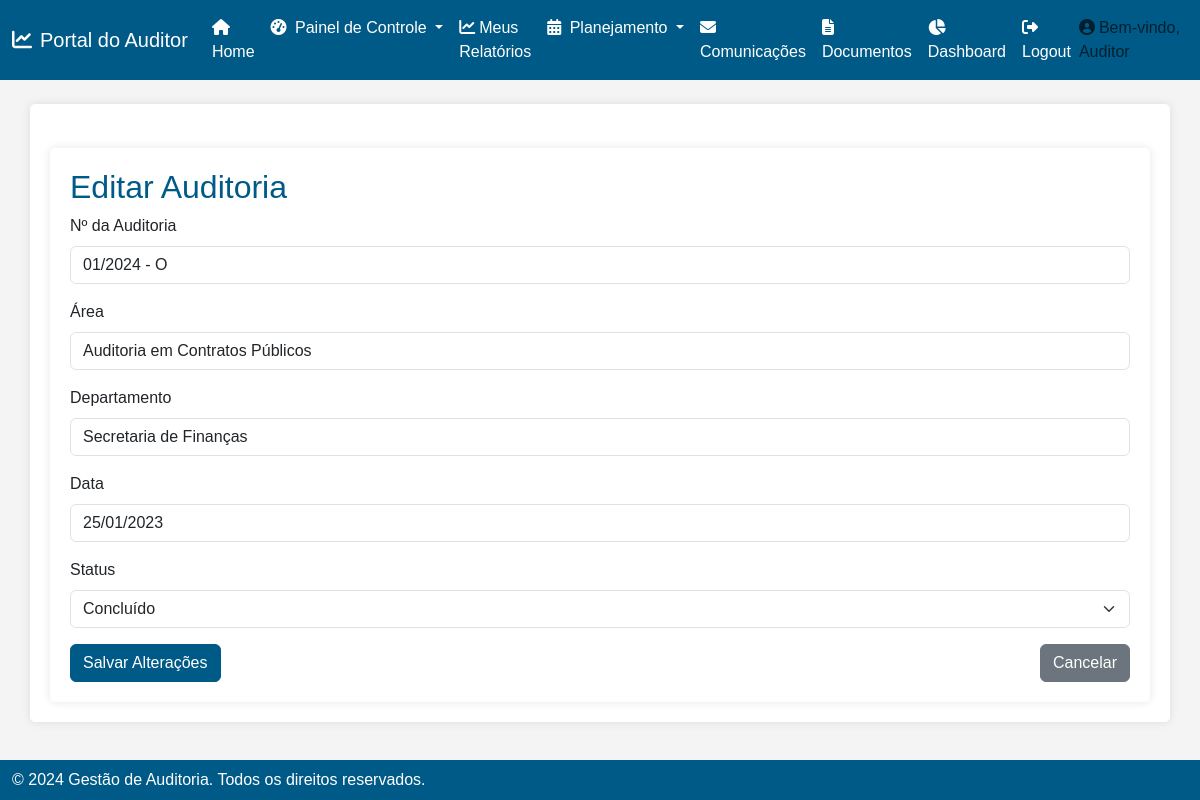
/editar_auditoria/1, run on an earlier commit of the app's database.
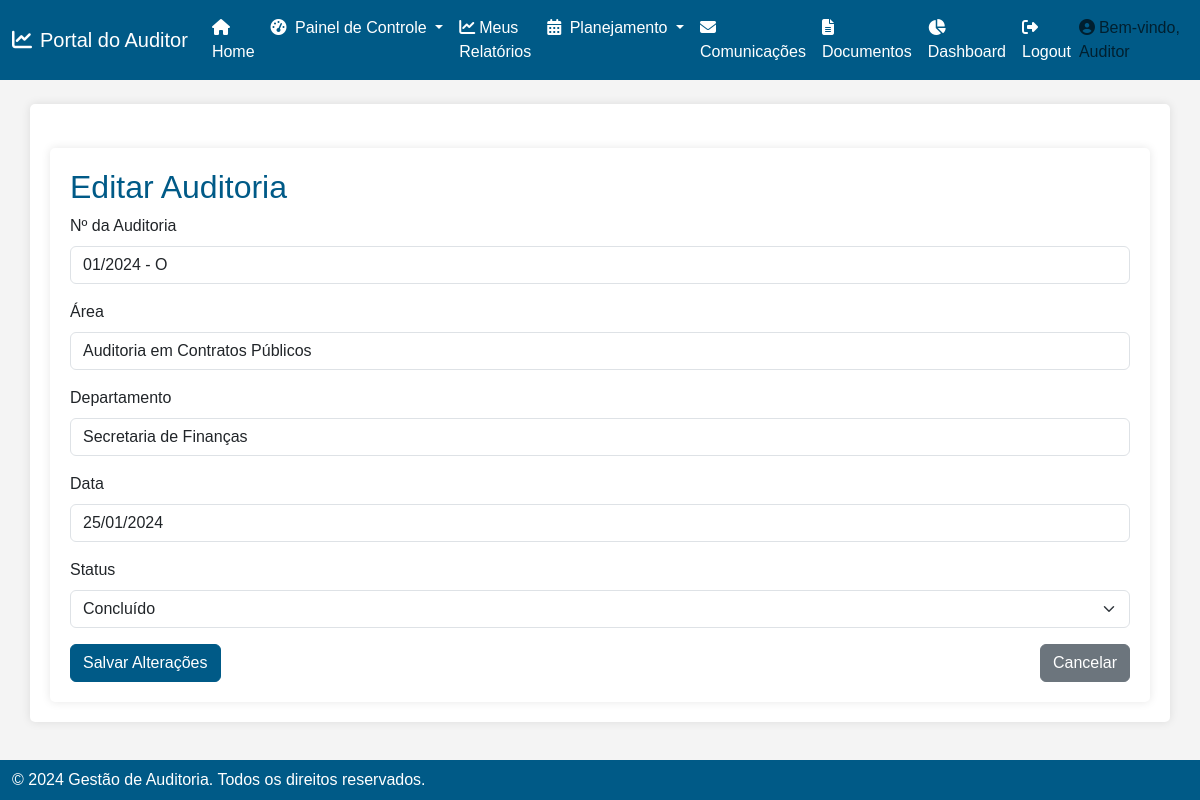
And on a later commit of the database.
### app.py (models this page shows)
class Auditoria(db.Model):
    id = db.Column(db.Integer, primary_key=True)
    numero_auditoria = db.Column(db.String(100), nullable=False)
    area = db.Column(db.String(100), nullable=False)
    departamento = db.Column(db.String(100), nullable=False)
    data = db.Column(db.Date, nullable=False)
    status = db.Column(db.String(50), nullable=False)  # Adicionando a coluna 'status'

### app.py (the view, shortened to what this page needs)
@app.route('/editar_auditoria/<int:id>', methods=['GET', 'POST'])
def editar_auditoria(id):
    auditoria = Auditoria.query.get_or_404(id)
    return render_template('editar_auditoria.html', auditoria=auditoria)

### templates/editar_auditoria.html (shortened to what this page needs)
{% extends "base.html" %}
{% block content %}
    <div class="container mt-4">
        <h2>Editar Auditoria</h2>
        <form method="POST">
            <div class="mb-3">
                <label for="numero_auditoria" class="form-label">Nº da Auditoria</label>
                <input type="text" class="form-control" name="numero_auditoria" value="{{ auditoria.numero_auditoria }}" required>
            </div>
            <div class="mb-3">
                <label for="area" class="form-label">Área</label>
                <input type="text" class="form-control" name="area" value="{{ auditoria.area }}" required>
            </div>
            <div class="mb-3">
                <label for="departamento" class="form-label">Departamento</label>
                <input type="text" class="form-control" name="departamento" value="{{ auditoria.departamento }}" required>
            </div>
            <div class="mb-3">
                <label for="data" class="form-label">Data</label>
                <input type="text" class="form-control" name="data" value="{{ auditoria.data.strftime('%d/%m/%Y') }}" required>
            </div>
            <div class="mb-3">
                <label for="status" class="form-label">Status</label>
                <select class="form-select" name="status" required>
                    <option value="Concluído" {% if auditoria.status == 'Concluído' %}selected{% endif %}>Concluído</option>
                </select>
            </div>
            <div class="d-flex justify-content-between">
                <button type="submit" class="btn btn-primary">Salvar Alterações</button>
                <a href="{{ url_for('dashboard') }}" class="btn btn-secondary">Cancelar</a>
            </div>
        </form>
    </div>
{% endblock %}

What changed in the data, as far as the page shows it:
changed Auditoria "Auditoria em Contratos Públicos": data "25/01/2023" → "25/01/2024"
